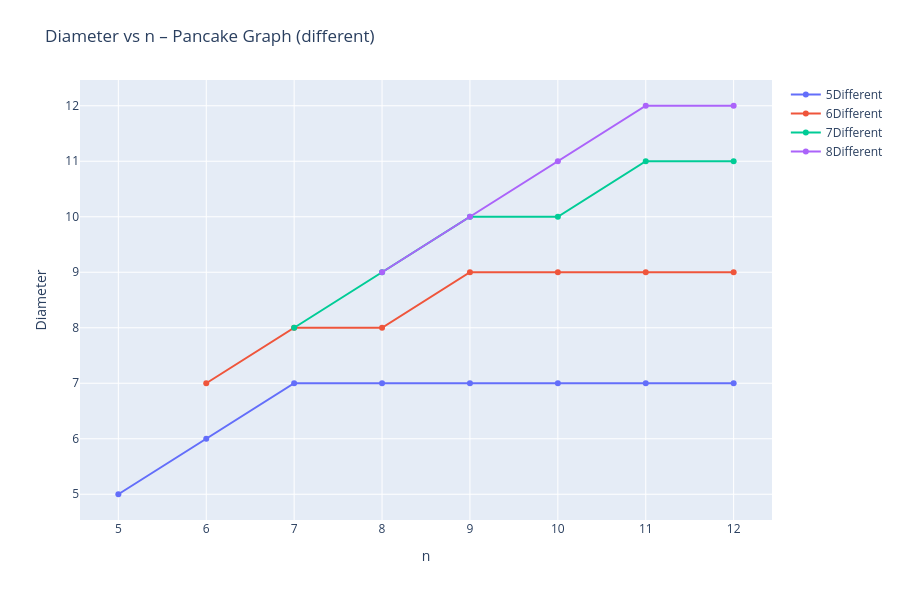
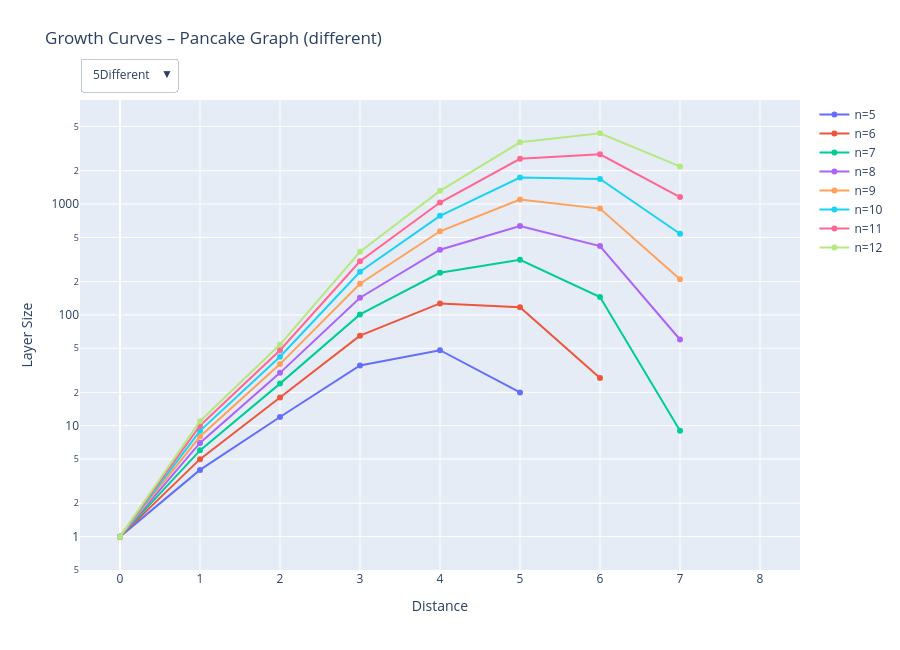
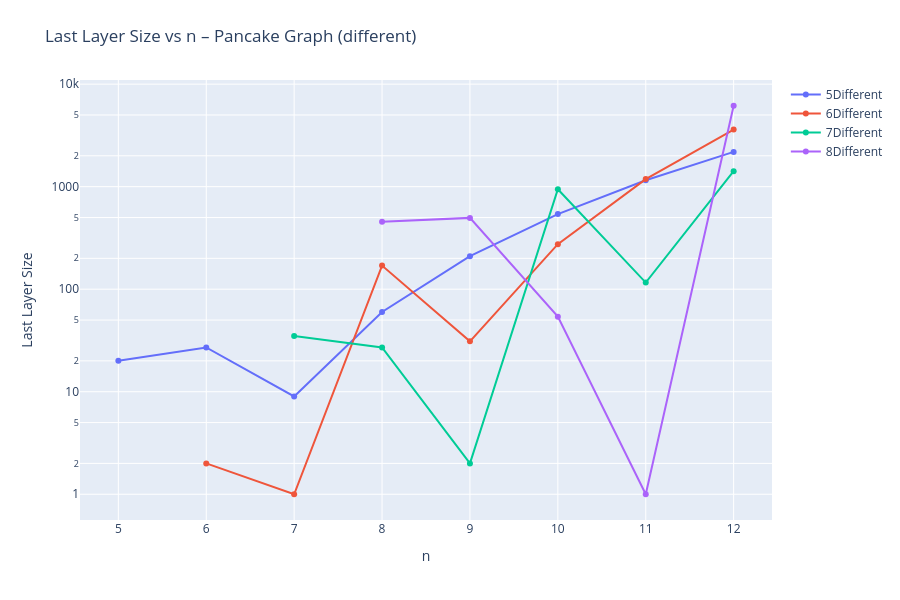
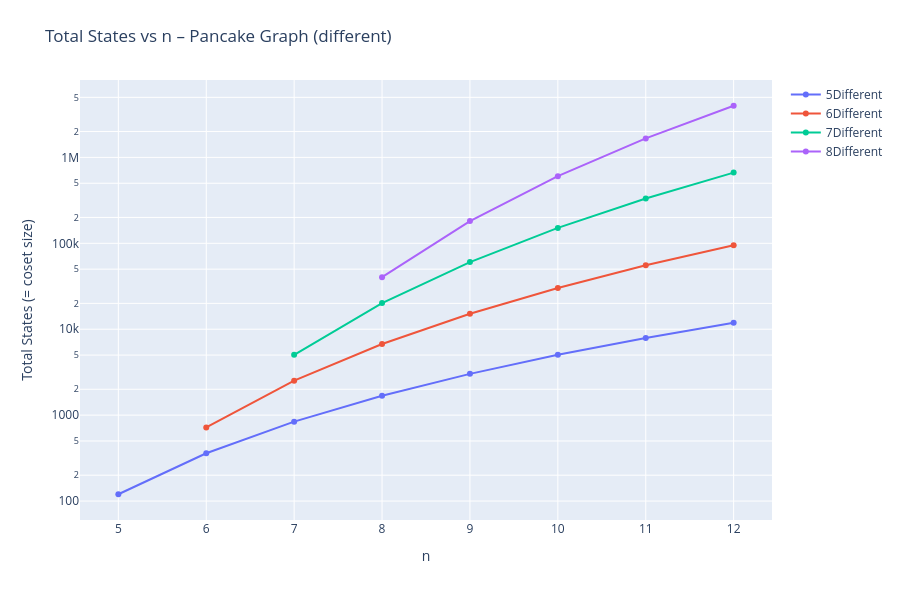

The notebook cell these images were saved under, in order:
### Markdown cell above
---
## Group 2: "different"
First D-1 elements are distinct, rest are all the same.
Coset sizes grow like n! / (n - D + 1)! — much smaller than full graph.

### Code cell
%%time
group_name = "different"

results = run_group(group_name, COSET_GROUPS[group_name],
                    min_n=5, max_n=MAX_N)
df = save_results(group_name, results, COSET_GROUPS[group_name], append=True)
plot_group_results(group_name, df)
print("\nSample data:")
display(df.head(20))

### Figure 1 — Plotly figure (JSON) as saved in the notebook; plotly's stock layout.template omitted (floating-point values rounded to 4 significant figures)
{"data": [{"hovertemplate": "n=%{x}<br>diameter=%{y}<br>coset=5Different", "mode": "lines+markers", "name": "5Different", "type": "scatter", "x": [5, 6, 7, 8, 9, 10, 11, 12], "y": [5, 6, 7, 7, 7, 7, 7, 7]}, {"hovertemplate": "n=%{x}<br>diameter=%{y}<br>coset=6Different", "mode": "lines+markers", "name": "6Different", "type": "scatter", "x": [6, 7, 8, 9, 10, 11, 12], "y": [7, 8, 8, 9, 9, 9, 9]}, {"hovertemplate": "n=%{x}<br>diameter=%{y}<br>coset=7Different", "mode": "lines+markers", "name": "7Different", "type": "scatter", "x": [7, 8, 9, 10, 11, 12], "y": [8, 9, 10, 10, 11, 11]}, {"hovertemplate": "n=%{x}<br>diameter=%{y}<br>coset=8Different", "mode": "lines+markers", "name": "8Different", "type": "scatter", "x": [8, 9, 10, 11, 12], "y": [9, 10, 11, 12, 12]}], "layout": {"height": 600, "legend": {"x": 1.02, "y": 1}, "margin": {"t": 80}, "title": {"text": "Diameter vs n – Pancake Graph (different)", "y": 0.95}, "xaxis": {"title": {"text": "n"}}, "yaxis": {"title": {"text": "Diameter"}}}}

### Figure 2 — Plotly figure (JSON) as saved in the notebook; plotly's stock layout.template omitted (floating-point values rounded to 4 significant figures)
{"data": [{"hovertemplate": "distance=%{x}<br>layer_size=%{y}<br>n=5", "mode": "lines+markers", "name": "n=5", "type": "scatter", "visible": true, "x": [0, 1, 2, 3, 4, 5], "y": [1, 4, 12, 35, 48, 20]}, {"hovertemplate": "distance=%{x}<br>layer_size=%{y}<br>n=6", "mode": "lines+markers", "name": "n=6", "type": "scatter", "visible": true, "x": [0, 1, 2, 3, 4, 5, 6], "y": [1, 5, 18, 65, 127, 117, 27]}, {"hovertemplate": "distance=%{x}<br>layer_size=%{y}<br>n=7", "mode": "lines+markers", "name": "n=7", "type": "scatter", "visible": true, "x": [0, 1, 2, 3, 4, 5, 6, 7], "y": [1, 6, 24, 101, 240, 314, 145, 9]}, {"hovertemplate": "distance=%{x}<br>layer_size=%{y}<br>n=8", "mode": "lines+markers", "name": "n=8", "type": "scatter", "visible": true, "x": [0, 1, 2, 3, 4, 5, 6, 7], "y": [1, 7, 30, 143, 387, 634, 418, 60]}, {"hovertemplate": "distance=%{x}<br>layer_size=%{y}<br>n=9", "mode": "lines+markers", "name": "n=9", "type": "scatter", "visible": true, "x": [0, 1, 2, 3, 4, 5, 6, 7], "y": [1, 8, 36, 191, 568, 1100, 910, 210]}, {"hovertemplate": "distance=%{x}<br>layer_size=%{y}<br>n=10", "mode": "lines+markers", "name": "n=10", "type": "scatter", "visible": true, "x": [0, 1, 2, 3, 4, 5, 6, 7], "y": [1, 9, 42, 245, 783, 1735, 1685, 540]}, {"hovertemplate": "distance=%{x}<br>layer_size=%{y}<br>n=11", "mode": "lines+markers", "name": "n=11", "type": "scatter", "visible": true, "x": [0, 1, 2, 3, 4, 5, 6, 7], "y": [1, 10, 48, 305, 1032, 2562, 2807, 1155]}, {"hovertemplate": "distance=%{x}<br>layer_size=%{y}<br>n=12", "mode": "lines+markers", "name": "n=12", "type": "scatter", "visible": true, "x": [0, 1, 2, 3, 4, 5, 6, 7], "y": [1, 11, 54, 371, 1315, 3604, 4340, 2184]}, {"hovertemplate": "distance=%{x}<br>layer_size=%{y}<br>n=6", "mode": "lines+markers", "name": "n=6", "type": "scatter", "visible": false, "x": [0, 1, 2, 3, 4, 5, 6, 7], "y": [1, 5, 20, 79, 199, 281, 133, 2]}, {"hovertemplate": "distance=%{x}<br>layer_size=%{y}<br>n=7", "mode": "lines+markers", "name": "n=7", "type": "scatter", "visible": false, "x": [0, 1, 2, 3, 4, 5, 6, 7, 8], "y": [1, 6, 28, 131, 419, 851, 833, 250, 1]}, {"hovertemplate": "distance=%{x}<br>layer_size=%{y}<br>n=8", "mode": "lines+markers", "name": "n=8", "type": "scatter", "visible": false, "x": [0, 1, 2, 3, 4, 5, 6, 7, 8], "y": [1, 7, 36, 191, 708, 1779, 2434, 1394, 170]}, {"hovertemplate": "distance=%{x}<br>layer_size=%{y}<br>n=9", "mode": "lines+markers", "name": "n=9", "type": "scatter", "visible": false, "x": [0, 1, 2, 3, 4, 5, 6, 7, 8, 9], "y": [1, 8, 44, 259, 1066, 3114, 5270, 4240, 1087, 31]}, {"hovertemplate": "distance=%{x}<br>layer_size=%{y}<br>n=10", "mode": "lines+markers", "name": "n=10", "type": "scatter", "visible": false, "x": [0, 1, 2, 3, 4, 5, 6, 7, 8, 9], "y": [1, 9, 52, 335, 1493, 4905, 9675, 9750, 3745, 275]}, {"hovertemplate": "distance=%{x}<br>layer_size=%{y}<br>n=11", "mode": "lines+markers", "name": "n=11", "type": "scatter", "visible": false, "x": [0, 1, 2, 3, 4, 5, 6, 7, 8, 9], "y": [1, 10, 60, 419, 1989, 7201, 15983, 19042, 9550, 1185]}, {"hovertemplate": "distance=%{x}<br>layer_size=%{y}<br>n=12", "mode": "lines+markers", "name": "n=12", "type": "scatter", "visible": false, "x": [0, 1, 2, 3, 4, 5, 6, 7, 8, 9], "y": [1, 11, 68, 511, 2554, 10051, 24528, 33390, 20321, 3605]}, {"hovertemplate": "distance=%{x}<br>layer_size=%{y}<br>n=7", "mode": "lines+markers", "name": "n=7", "type": "scatter", "visible": false, "x": [0, 1, 2, 3, 4, 5, 6, 7, 8], "y": [1, 6, 30, 149, 543, 1357, 1903, 1016, 35]}, {"hovertemplate": "distance=%{x}<br>layer_size=%{y}<br>n=8", "mode": "lines+markers", "name": "n=8", "type": "scatter", "visible": false, "x": [0, 1, 2, 3, 4, 5, 6, 7, 8, 9], "y": [1, 7, 40, 229, 1003, 3200, 6487, 6790, 2376, 27]}, {"hovertemplate": "distance=%{x}<br>layer_size=%{y}<br>n=9", "mode": "lines+markers", "name": "n=9", "type": "scatter", "visible": false, "x": [0, 1, 2, 3, 4, 5, 6, 7, 8, 9, 10], "y": [1, 8, 50, 319, 1579, 5894, 14810, 21552, 13838, 2427, 2]}, {"hovertemplate": "distance=%{x}<br>layer_size=%{y}<br>n=10", "mode": "lines+markers", "name": "n=10", "type": "scatter", "visible": false, "x": [0, 1, 2, 3, 4, 5, 6, 7, 8, 9, 10], "y": [1, 9, 60, 419, 2271, 9523, 27797, 50014, 44695, 15468, 943]}, {"hovertemplate": "distance=%{x}<br>layer_size=%{y}<br>n=11", "mode": "lines+markers", "name": "n=11", "type": "scatter", "visible": false, "x": [0, 1, 2, 3, 4, 5, 6, 7, 8, 9, 10, 11], "y": [1, 10, 70, 529, 3079, 14171, 46373, 97372, 108680, 54465, 7774, 116]}, {"hovertemplate": "distance=%{x}<br>layer_size=%{y}<br>n=12", "mode": "lines+markers", "name": "n=12", "type": "scatter", "visible": false, "x": [0, 1, 2, 3, 4, 5, 6, 7, 8, 9, 10, 11], "y": [1, 11, 80, 649, 4003, 19922, 71463, 169306, 222985, 142905, 32539, 1416]}, {"hovertemplate": "distance=%{x}<br>layer_size=%{y}<br>n=8", "mode": "lines+markers", "name": "n=8", "type": "scatter", "visible": false, "x": [0, 1, 2, 3, 4, 5, 6, 7, 8, 9], "y": [1, 7, 42, 251, 1191, 4281, 10561, 15011, 8520, 455]}, {"hovertemplate": "distance=%{x}<br>layer_size=%{y}<br>n=9", "mode": "lines+markers", "name": "n=9", "type": "scatter", "visible": false, "x": [0, 1, 2, 3, 4, 5, 6, 7, 8, 9, 10], "y": [1, 8, 54, 365, 2014, 8728, 27607, 56795, 61207, 24165, 496]}, {"hovertemplate": "distance=%{x}<br>layer_size=%{y}<br>n=10", "mode": "lines+markers", "name": "n=10", "type": "scatter", "visible": false, "x": [0, 1, 2, 3, 4, 5, 6, 7, 8, 9, 10, 11], "y": [1, 9, 66, 491, 3012, 14826, 54991, 140600, 209859, 148981, 31910, 54]}, {"hovertemplate": "distance=%{x}<br>layer_size=%{y}<br>n=11", "mode": "lines+markers", "name": "n=11", "type": "scatter", "visible": false, "x": [0, 1, 2, 3, 4, 5, 6, 7, 8, 9, 10, 11, 12], "y": [1, 10, 78, 629, 4185, 22703, 94663, 281741, 519589, 511469, 208039, 20092, 1]}, {"hovertemplate": "distance=%{x}<br>layer_size=%{y}<br>n=12", "mode": "lines+markers", "name": "n=12", "type": "scatter", "visible": false, "x": [0, 1, 2, 3, 4, 5, 6, 7, 8, 9, 10, 11, 12], "y": [1, 11, 90, 779, 5533, 32487, 148573, 496616, 1068860, 1311887, 761696, 158991, 6156]}], "layout": {"height": 650, "legend": {"x": 1.02, "y": 1}, "margin": {"t": 100}, "title": {"text": "Growth Curves – Pancake Graph (different)", "y": 0.95}, "updatemenus": [{"buttons": [{"args": [{"visible": [true, true, true, true, true, true, true, true, false, false, false, false, false, false, false, false, false, false, false, false, false, false, false, false, false, false]}, {"xaxis.range": [-0.5, 8.5], "yaxis.range": [-0.301, 3.939]}], "label": "5Different", "method": "update"}, {"args": [{"visible": [false, false, false, false, false, false, false, false, true, true, true, true, true, true, true, false, false, false, false, false, false, false, false, false, false, false]}, {"xaxis.range": [-0.5, 10.5], "yaxis.range": [-0.301, 4.825]}], "label": "6Different", "method": "update"}, {"args": [{"visible": [false, false, false, false, false, false, false, false, false, false, false, false, false, false, false, true, true, true, true, true, true, false, false, false, false, false]}, {"xaxis.range": [-0.5, 12.5], "yaxis.range": [-0.301, 5.649]}], "label": "7Different", "method": "update"}, {"args": [{"visible": [false, false, false, false, false, false, false, false, false, false, false, false, false, false, false, false, false, false, false, false, false, true, true, true, true, true]}, {"xaxis.range": [-0.5, 13.5], "yaxis.range": [-0.301, 6.419]}], "label": "8Different", "method": "update"}], "direction": "down", "showactive": true, "x": 0, "xanchor": "left", "y": 1.02, "yanchor": "bottom"}], "xaxis": {"range": [-0.5, 8.5], "title": {"text": "Distance"}}, "yaxis": {"range": [-0.301, 3.939], "title": {"text": "Layer Size"}, "type": "log"}}}

### Figure 3 — Plotly figure (JSON) as saved in the notebook; plotly's stock layout.template omitted (floating-point values rounded to 4 significant figures)
{"data": [{"hovertemplate": "n=%{x}<br>last_layer=%{y}<br>coset=5Different", "mode": "lines+markers", "name": "5Different", "type": "scatter", "x": [5, 6, 7, 8, 9, 10, 11, 12], "y": [20, 27, 9, 60, 210, 540, 1155, 2184]}, {"hovertemplate": "n=%{x}<br>last_layer=%{y}<br>coset=6Different", "mode": "lines+markers", "name": "6Different", "type": "scatter", "x": [6, 7, 8, 9, 10, 11, 12], "y": [2, 1, 170, 31, 275, 1185, 3605]}, {"hovertemplate": "n=%{x}<br>last_layer=%{y}<br>coset=7Different", "mode": "lines+markers", "name": "7Different", "type": "scatter", "x": [7, 8, 9, 10, 11, 12], "y": [35, 27, 2, 943, 116, 1416]}, {"hovertemplate": "n=%{x}<br>last_layer=%{y}<br>coset=8Different", "mode": "lines+markers", "name": "8Different", "type": "scatter", "x": [8, 9, 10, 11, 12], "y": [455, 496, 54, 1, 6156]}], "layout": {"height": 600, "legend": {"x": 1.02, "y": 1}, "margin": {"t": 80}, "title": {"text": "Last Layer Size vs n – Pancake Graph (different)", "y": 0.95}, "xaxis": {"title": {"text": "n"}}, "yaxis": {"title": {"text": "Last Layer Size"}, "type": "log"}}}

### Figure 4 — Plotly figure (JSON) as saved in the notebook; plotly's stock layout.template omitted (floating-point values rounded to 4 significant figures)
{"data": [{"hovertemplate": "n=%{x}<br>total_states=%{y}<br>coset=5Different", "mode": "lines+markers", "name": "5Different", "type": "scatter", "x": [5, 6, 7, 8, 9, 10, 11, 12], "y": [120, 360, 840, 1680, 3024, 5040, 7920, 11880]}, {"hovertemplate": "n=%{x}<br>total_states=%{y}<br>coset=6Different", "mode": "lines+markers", "name": "6Different", "type": "scatter", "x": [6, 7, 8, 9, 10, 11, 12], "y": [720, 2520, 6720, 15120, 30240, 55440, 95040]}, {"hovertemplate": "n=%{x}<br>total_states=%{y}<br>coset=7Different", "mode": "lines+markers", "name": "7Different", "type": "scatter", "x": [7, 8, 9, 10, 11, 12], "y": [5040, 20160, 60480, 151200, 332640, 665280]}, {"hovertemplate": "n=%{x}<br>total_states=%{y}<br>coset=8Different", "mode": "lines+markers", "name": "8Different", "type": "scatter", "x": [8, 9, 10, 11, 12], "y": [40320, 181440, 604800, 1663200, 3991680]}], "layout": {"height": 600, "legend": {"x": 1.02, "y": 1}, "margin": {"t": 80}, "title": {"text": "Total States vs n – Pancake Graph (different)", "y": 0.95}, "xaxis": {"title": {"text": "n"}}, "yaxis": {"title": {"text": "Total States (= coset size)"}, "type": "log"}}}
